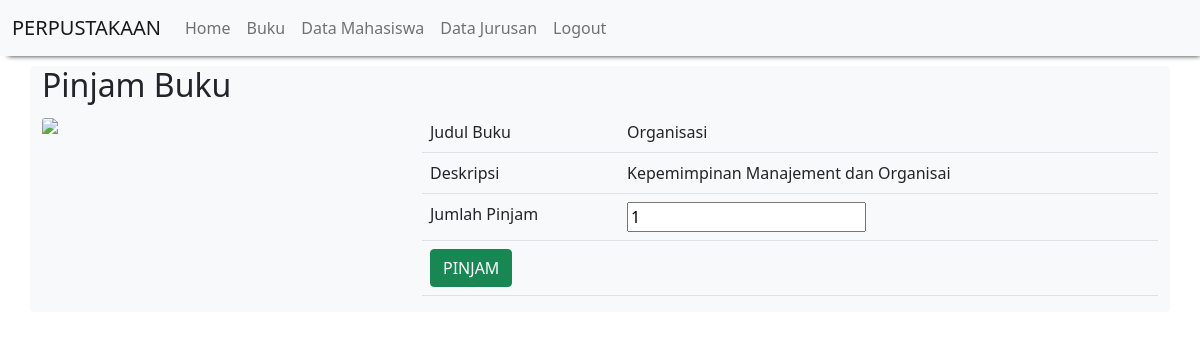
The page /pinjam_buku.php (signed in) on the database its author committed.
### tables this page shows
CREATE TABLE `buku` (
  `id_buku` int(10) NOT NULL,
  `judul_buku` varchar(20) NOT NULL,
  `deskripsi` varchar(255) NOT NULL
);

### pinjam_buku.php (the view)
<?php
   include "header.php";
   include "koneksi.php";
   $qry_detail_buku=mysqli_query($conn,"select * from buku");
   $dt_buku=mysqli_fetch_array($qry_detail_buku);
?>
<h2>Pinjam Buku</h2>
<div class="row">
	<div class="col-md-4">
		<img src="assets/foto1.jpg" class="card-img-top">
	</div>
	<div class="col-md-8">
		<form action="masukkan_keranjang.php?id_buku=<?=$dt_buku['id_buku']?>" method="POST">
			<table class="table-hover table striped">
				<tread>
					<tr>
						<td>Judul Buku</td>
						<td><?=$dt_buku['judul_buku']?></td>
					</tr>
					<tr>
						<td>Deskripsi</td>
						<td><?=$dt_buku['deskripsi']?></td>
					</tr>
					<tr>
						<td>Jumlah Pinjam</td>
						<td><input type="number" name="pinjam_buku" value="1"></td>
					</tr>
					<tr>
						<td colspan="2"><input class ="btn btn-success" type="submit" value="PINJAM"></td>
					</tr>
				</tread>
			</table>
		</form>
	</div>
</div>
<?php
 include "footer.php";
?>

### rows shown on the page
buku: judul_buku "Organisasi", deskripsi "Kepemimpinan Manajement dan Organisai"
